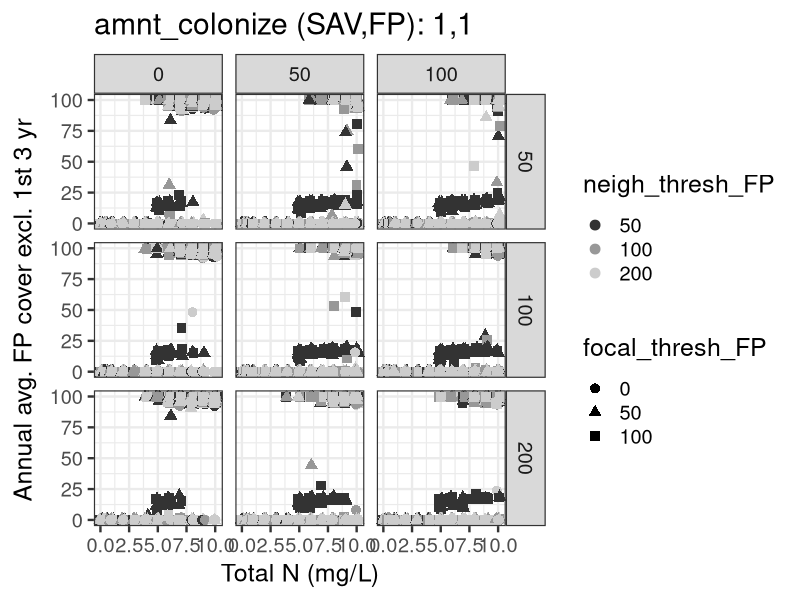
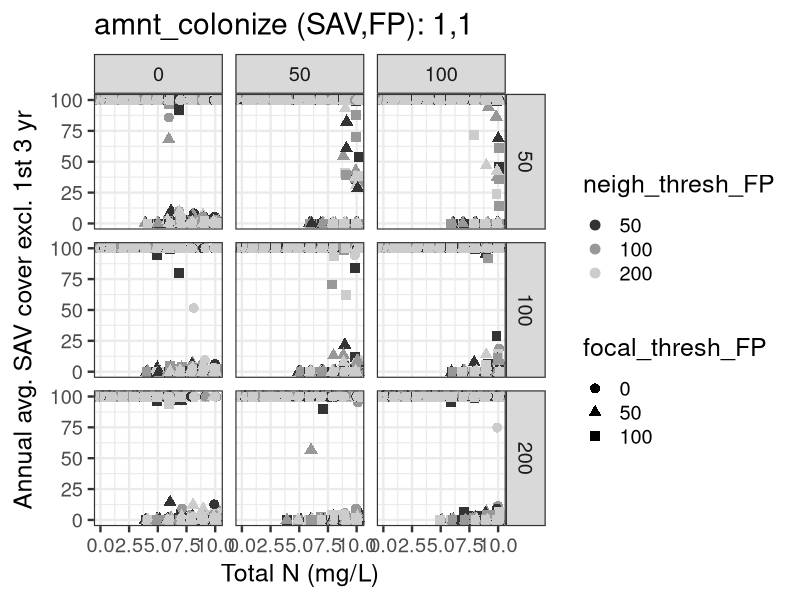
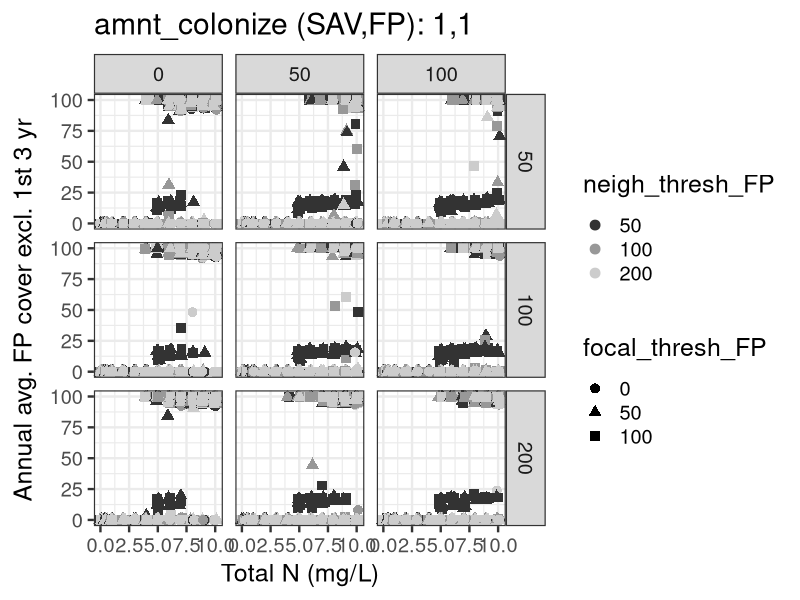
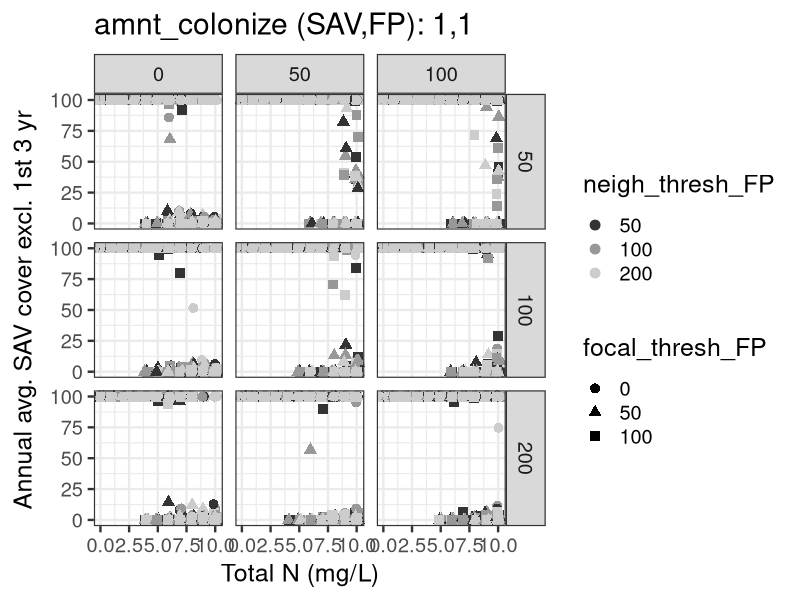

Reproduce these figures in R, in order.
#########################################################
# Summarize results from multiple simulations           # 
#                                                       #
# By: Michael J. McCann                                 #
# Created: 3/19/2014                                    #
# Updated: 6/27/2014                                    #
######################################################### 

library(ggplot2)
library(gridExtra)

data <- read.csv("output25.csv") # imports parameter  values for all simulations 
head(data)
nrow(data)

#########################
# amnt_colonize_SAV = 1 #
# amnt_colonize_FP = 1  #
#########################
data_1_1 <- subset(data, data$amnt_colonize_SAV ==1 & data$amnt_colonize_FP ==1)

# Y = average average FP cover for all years (except for first three)
FP_plot <- ggplot(data_1_1, aes(x=TOTALN,y=avg_avg_FPcover,colour=as.factor(neigh_thresh_FP),shape=as.factor(focal_thresh_FP))) 
FP_plot <- FP_plot + scale_colour_grey()
FP_plot <- FP_plot + geom_point(position="jitter",size=3)
FP_plot <- FP_plot + facet_grid(neigh_thresh_SAV ~ focal_thresh_SAV)
FP_plot <- FP_plot + ylim(0,100)
FP_plot <- FP_plot + xlab("Total N (mg/L)")
FP_plot <- FP_plot + ylab(expression(paste("Annual avg. FP cover excl. 1st 3 yr")))
FP_plot <- FP_plot + labs(colour=expression(paste("neigh_thresh_FP")))
FP_plot <- FP_plot + labs(shape=expression(paste("focal_thresh_FP")))
FP_plot <- FP_plot + theme_bw(base_size=18)
FP_plot <- FP_plot + ggtitle("amnt_colonize (SAV,FP): 1,1")
FP_plot
ggsave(file="output25 - FP&SAV - diff_move_pars - amnt_colonize_1_1 - FP.pdf",FP_plot, height=8,width=11)

SAV_plot <- ggplot(data_1_1, aes(x=TOTALN,y=avg_avg_SAVcover,colour=as.factor(neigh_thresh_FP),shape=as.factor(focal_thresh_FP))) 
SAV_plot <- SAV_plot + scale_colour_grey()
SAV_plot <- SAV_plot + geom_point(position="jitter",size=3)
SAV_plot <- SAV_plot + facet_grid(neigh_thresh_SAV ~ focal_thresh_SAV)
SAV_plot <- SAV_plot + ylim(0,100)
SAV_plot <- SAV_plot + xlab("Total N (mg/L)")
SAV_plot <- SAV_plot + ylab(expression(paste("Annual avg. SAV cover excl. 1st 3 yr")))
SAV_plot <- SAV_plot + labs(colour=expression(paste("neigh_thresh_FP")))
SAV_plot <- SAV_plot + labs(shape=expression(paste("focal_thresh_FP")))
SAV_plot <- SAV_plot + theme_bw(base_size=18)
SAV_plot <- SAV_plot + ggtitle("amnt_colonize (SAV,FP): 1,1")
SAV_plot
ggsave(file="output25 - FP&SAV - diff_move_pars - amnt_colonize_1_1 - SAV.pdf",SAV_plot, height=8,width=11)
